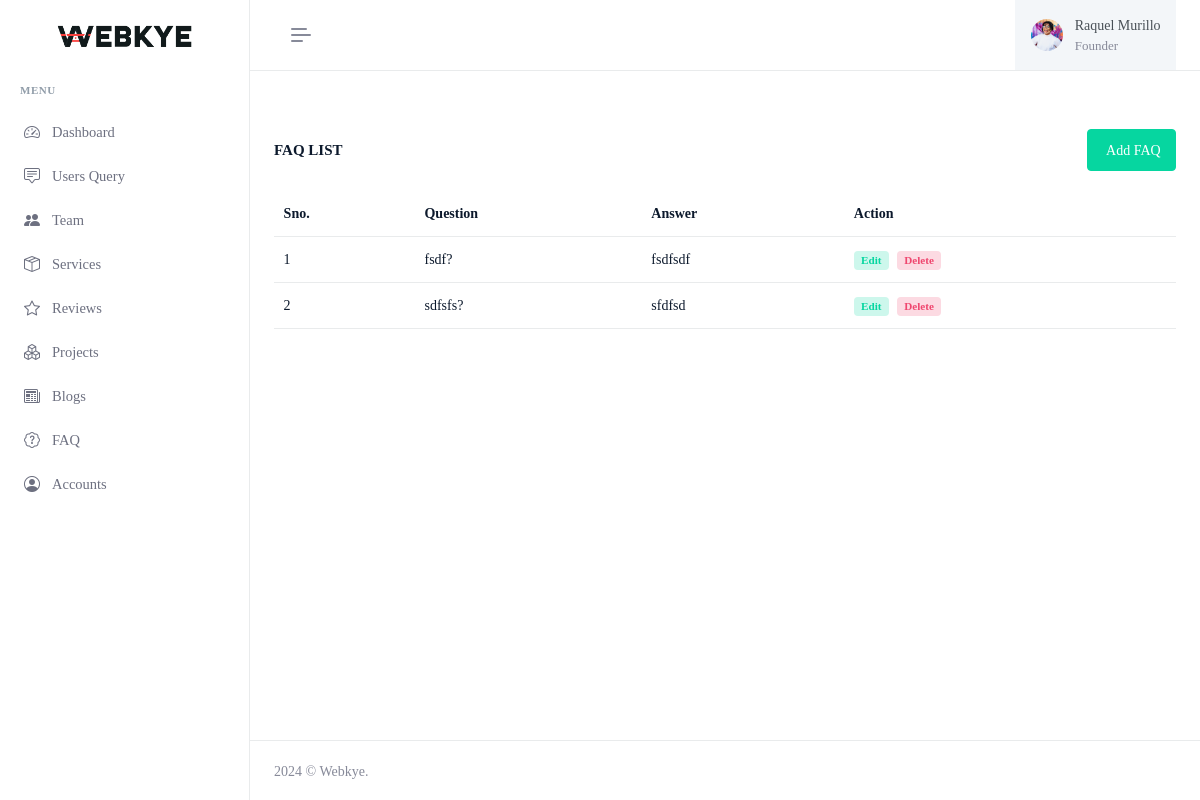
The page /admin/faq.php (signed in) on the database its author committed.
### tables this page shows
CREATE TABLE `faq` (
  `id` int(11) NOT NULL,
  `question` text NOT NULL,
  `answer` text NOT NULL
);

### admin/faq.php (the view, shortened to what this page needs)
<?php
include ("includes/connection.php");
?>
<!doctype html>
<html lang="en" data-layout="vertical" data-topbar="light" data-sidebar="light" data-sidebar-size="lg"
    data-sidebar-image="none" data-preloader="disable" data-body-image="none">
<head>
    <?php include ('includes/head.php') ?>
</head>
<body>
    <div id="layout-wrapper">
        <?php include ("includes/top.php"); ?>
        <?php include ("includes/sidebar.php") ?>
        <div class="main-content">
            <div class="page-content">
                <div class="container-fluid">
                    <div class="row">
                        <div class="col-12">
                            <div class="page-title-box d-sm-flex align-items-center justify-content-between">
                                <h4 class="mb-sm-0">FAQ List</h4>
                                <div>
                                    <a href="add-faq" class="btn btn-success" id="addproduct-btn"> Add FAQ</a>
                                </div>
                            </div>
                        </div>
                    </div>
                    <div class="row">
                        <div class="col-xl-12 col-lg-12">
                            <div id="product-list" class="gridjs-border-none mb-4">
                                <table class="table">
                                    <thead>
                                        <th>
                                            Sno.
                                        </th>
                                        <th>
                                            Question
                                        </th>
                                        <th>
                                            Answer
                                        </th>
                                        <th>
                                            Action
                                        </th>
                                    </thead>
                                    <tbody>
                                        <?php
                                        $sql = mysqli_query($conn, "SELECT * FROM `faq` ORDER BY `id` DESC");
                                        $sno = 1;
                                        while ($row = mysqli_fetch_assoc($sql)) {
                                            ?>
                                            <tr>
                                                <td>
                                                    <?php echo $sno ?>
                                                </td>
                                                <td>
                                                    <?php echo $row['question'] ?>
                                                </td>
                                                <td>
                                                    <?php echo $row['answer'] ?>
                                                </td>
                                                <td>
                                                    <ul class="hstack gap-2 list-unstyled mb-0">
                                                        <li>
                                                            <a href="add-faq?id=<?php echo $row['id'] ?>"
                                                                class="badge bg-success-subtle text-success">Edit</a>
                                                        </li>
                                                        <li>
                                                            <a href="?type=delete&id=<?php echo $row['id'] ?>"
                                                                class="badge bg-danger-subtle text-danger">Delete</a>
                                                        </li>
                                                    </ul>
                                                </td>
                                            </tr>
                                            <?php $sno++;
                                        } ?>
                                    </tbody>
                                </table>
                            </div>
                        </div>
                    </div>
                </div>
            </div>
            <?php include ('includes/footer.php') ?>
        </div>
    </div>
</body>
</html>

### rows shown on the page
faq: question "fsdf?", answer "fsdfsdf"
faq: question "sdfsfs?", answer "sfdfsd"
